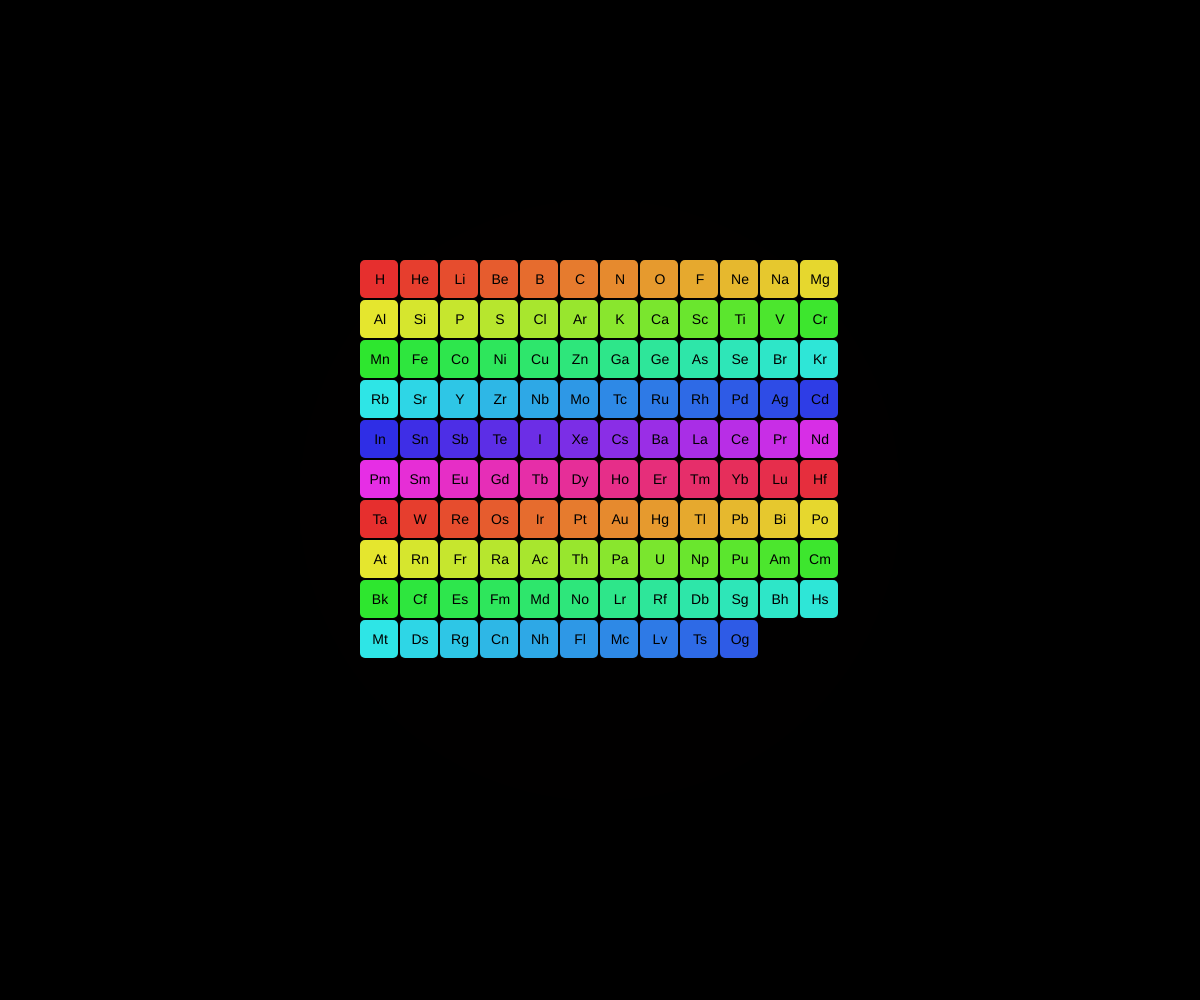
Frame 1 (no input)
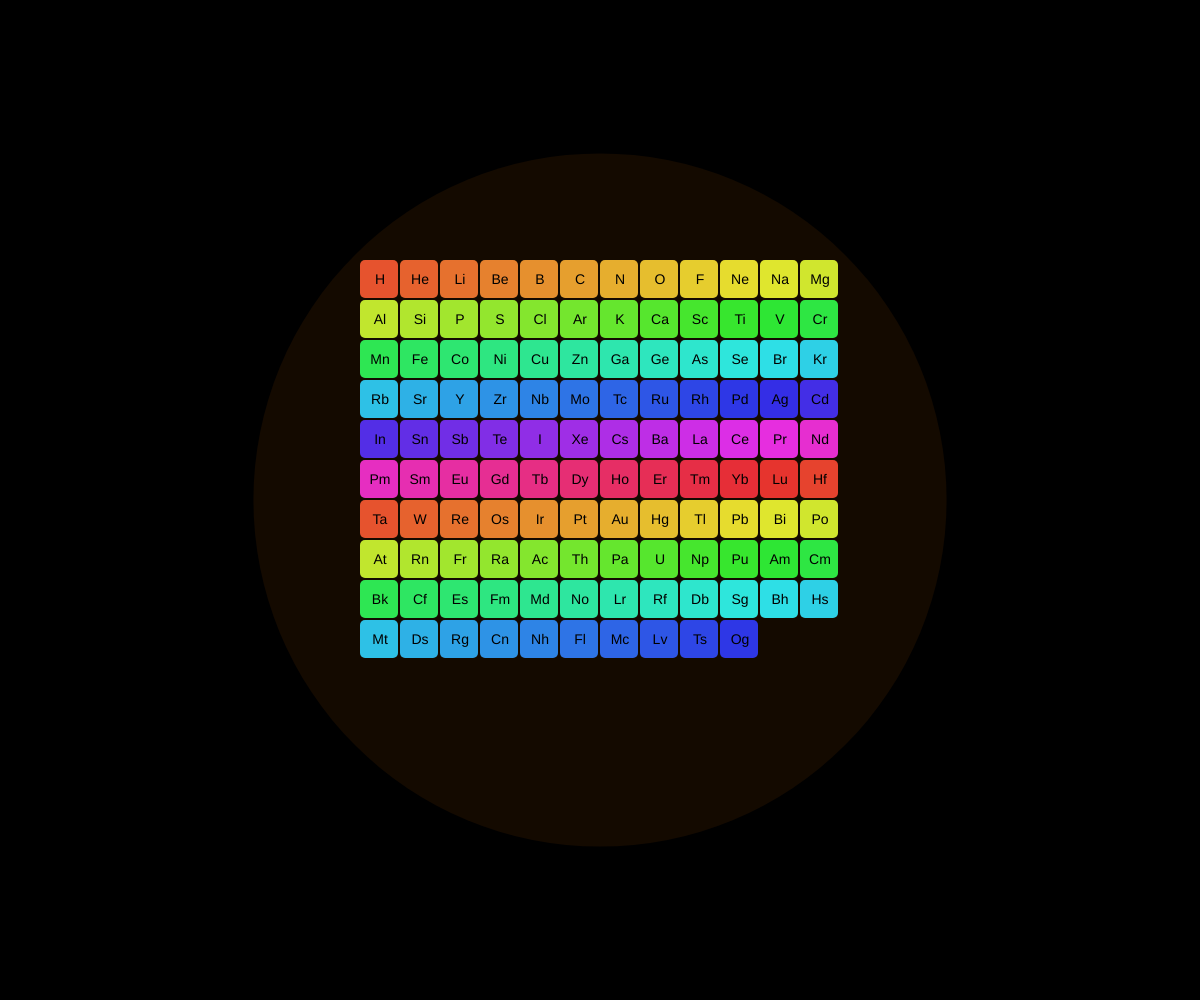
Frame 60 (no input)
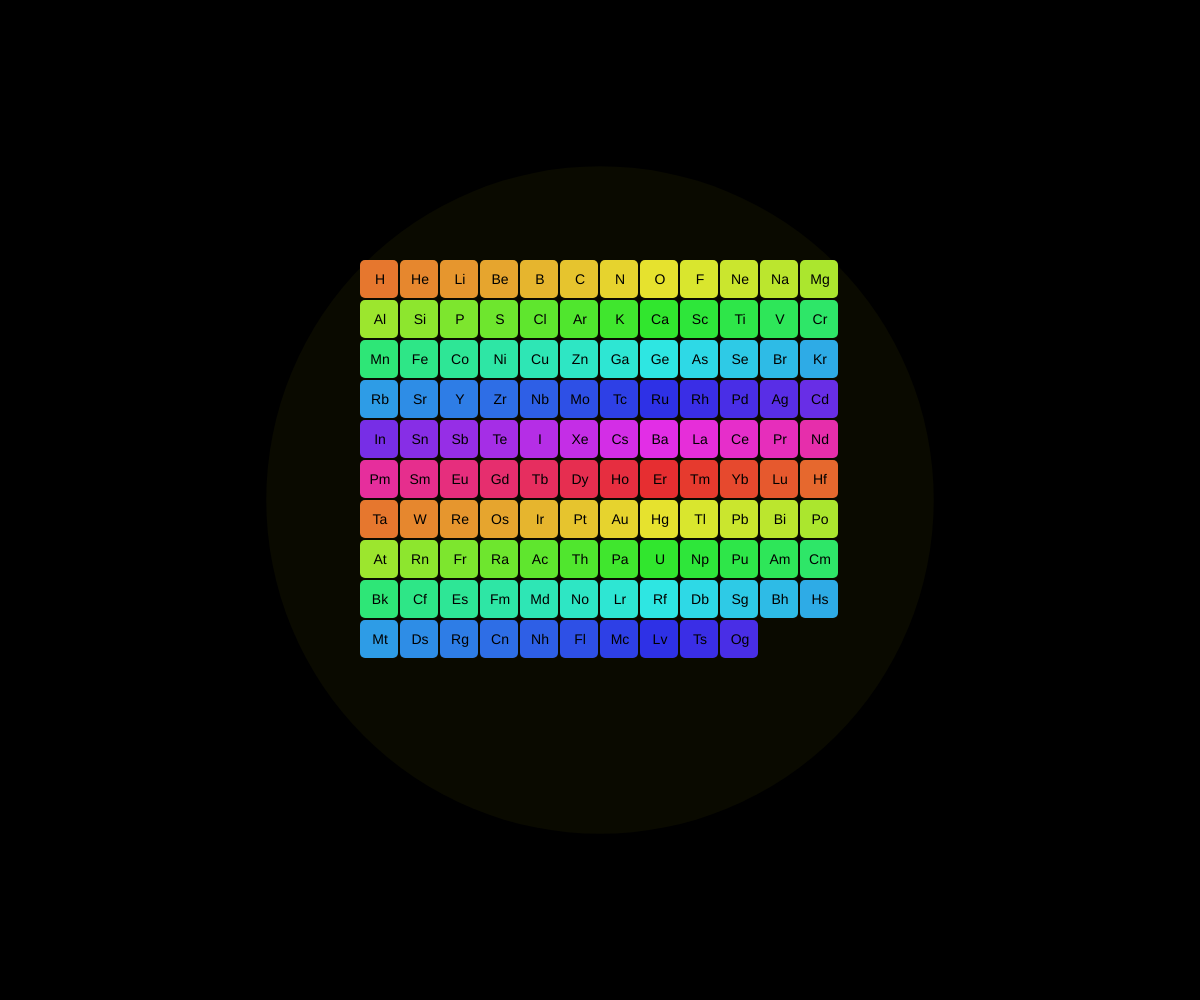
Frame 120 (the mouse pressed at the canvas centre since frame 60)

The p5.js sketch that drew these frames (run headless with seeded random() and noise() and a simulated clock; from frame 60 on, the mouse is pressed at the canvas centre):

// p5.js sketch
// ── sketch.js
const elements = [
  'H', 'He', 'Li', 'Be', 'B', 'C', 'N', 'O', 'F', 'Ne',
  'Na', 'Mg', 'Al', 'Si', 'P', 'S', 'Cl', 'Ar', 'K', 'Ca',
  'Sc', 'Ti', 'V', 'Cr', 'Mn', 'Fe', 'Co', 'Ni', 'Cu', 'Zn',
  'Ga', 'Ge', 'As', 'Se', 'Br', 'Kr', 'Rb', 'Sr', 'Y', 'Zr',
  'Nb', 'Mo', 'Tc', 'Ru', 'Rh', 'Pd', 'Ag', 'Cd', 'In', 'Sn',
  'Sb', 'Te', 'I', 'Xe', 'Cs', 'Ba', 'La', 'Ce', 'Pr', 'Nd',
  'Pm', 'Sm', 'Eu', 'Gd', 'Tb', 'Dy', 'Ho', 'Er', 'Tm', 'Yb',
  'Lu', 'Hf', 'Ta', 'W', 'Re', 'Os', 'Ir', 'Pt', 'Au', 'Hg',
  'Tl', 'Pb', 'Bi', 'Po', 'At', 'Rn', 'Fr', 'Ra', 'Ac', 'Th',
  'Pa', 'U', 'Np', 'Pu', 'Am', 'Cm', 'Bk', 'Cf', 'Es', 'Fm',
  'Md', 'No', 'Lr', 'Rf', 'Db', 'Sg', 'Bh', 'Hs', 'Mt', 'Ds',
  'Rg', 'Cn', 'Nh', 'Fl', 'Mc', 'Lv', 'Ts', 'Og'
];

const gridSize = 12;
const cellSize = 40;
let glowIntensity = 0;
let pulseDirection = 1;

function setup() {
  createCanvas(windowWidth, windowHeight);
  colorMode(HSB, 360, 100, 100, 1);
  noStroke();
}

function draw() {
  background(0);
  
  // Update glow intensity
  glowIntensity += pulseDirection * 0.02;
  if (glowIntensity > 1) {
    glowIntensity = 1;
    pulseDirection = -1;
  } else if (glowIntensity < 0) {
    glowIntensity = 0;
    pulseDirection = 1;
  }
  
  // Draw pulsating glow
  const glowRadius = 300 + sin(frameCount * 0.02) * 50;
  drawGlow(glowRadius);
  
  // Draw periodic table grid
  drawGrid();
}

function drawGlow(radius) {
  const hue = (frameCount * 0.5) % 360;
  fill(hue, 100, 100, 0.1 * glowIntensity);
  noStroke();
  ellipse(width/2, height/2, radius * 2);
}

function drawGrid() {
  const startX = (width - gridSize * cellSize) / 2;
  const startY = (height - gridSize * cellSize) / 2;
  
  for (let i = 0; i < elements.length && i < gridSize * gridSize; i++) {
    const row = floor(i / gridSize);
    const col = i % gridSize;
    
    const x = startX + col * cellSize;
    const y = startY + row * cellSize;
    
    // Base color with slight variation
    const baseHue = (frameCount * 0.2 + i * 5) % 360;
    fill(baseHue, 80, 90);
    
    // Draw element cell
    rect(x, y, cellSize - 2, cellSize - 2, 5);
    
    // Draw element symbol
    fill(0);
    textSize(14);
    textAlign(CENTER, CENTER);
    text(elements[i], x + cellSize/2, y + cellSize/2);
  }
}

function windowResized() {
  resizeCanvas(windowWidth, windowHeight);
}
